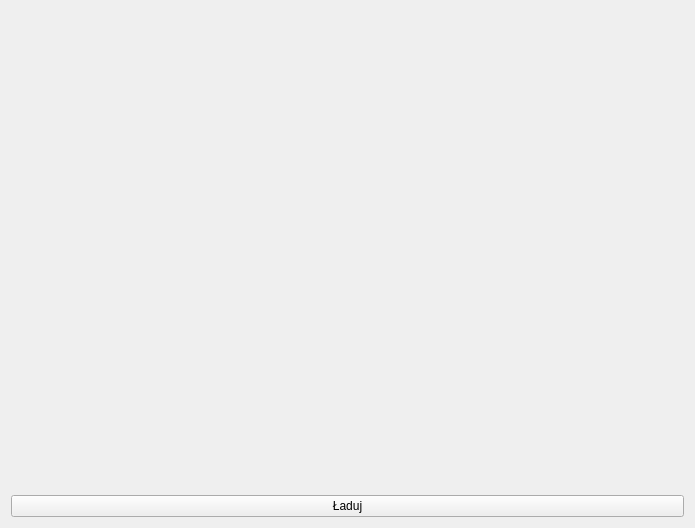
<?xml version="1.0" encoding="UTF-8"?>
<ui version="4.0">
	<class>MainWindow</class>
	<widget class="QMainWindow" name="MainWindow">
		<property name="geometry">
			<rect>
				<x>0</x>
				<y>0</y>
				<width>695</width>
				<height>528</height>
			</rect>
		</property>
		<property name="windowTitle">
			<string>MainWindow</string>
		</property>
		<widget class="QWidget" name="centralWidget">
			<layout class="QGridLayout" name="gridLayout">
				<item row="0" column="0">
					<widget class="Sokar::DicomView" name="graphicsView" native="true"/>
				</item>
				<item row="1" column="0">
					<widget class="QPushButton" name="pushButton">
						<property name="text">
							<string>Ładuj</string>
						</property>
					</widget>
				</item>
			</layout>
		</widget>
	</widget>
	<layoutdefault spacing="6" margin="11"/>
	<customwidgets>
		<customwidget>
			<class>Sokar::DicomView</class>
			<extends>QWidget</extends>
			<header>dicomview.h</header>
		</customwidget>
	</customwidgets>
	<resources/>
	<connections/>
</ui>
